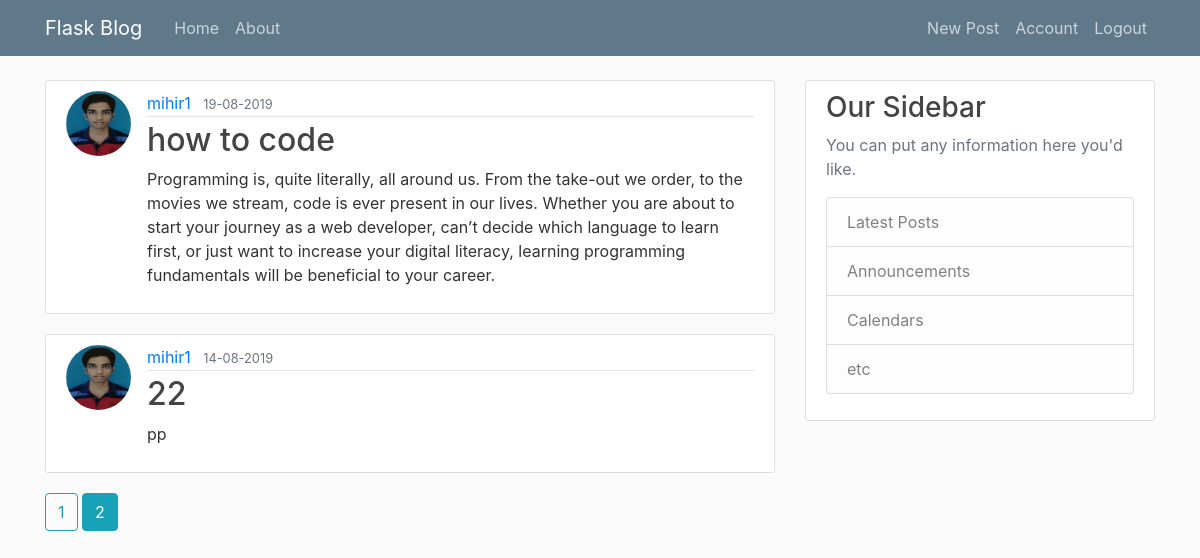
Page /home?page=2 (signed in) on the committed database.
### flaskblog/models.py (models this page shows, shortened)
class Post(db.Model):
    id=db.Column(db.Integer,primary_key=True)
    title=db.Column(db.String(100),nullable=False)
    date_posted=db.Column(db.DateTime,nullable=False,default=datetime.utcnow)
    content=db.Column(db.Text,nullable=False)
    user_id=db.Column(db.Integer,db.ForeignKey('user.id'),nullable=False)

class User(db.Model,UserMixin):
    id=db.Column(db.Integer,primary_key=True)
    username=db.Column(db.String(20),unique=True,nullable=False)
    email=db.Column(db.String(120),unique=True,nullable=False)
    image_file=db.Column(db.String(20),nullable=False,default='default.jpg')
    password=db.Column(db.String(60),nullable=False)
    posts=db.relationship('Post',backref='author',lazy=True)

### flaskblog/main/routes.py (the view)
@main.route("/")
@main.route("/home")
def home():
    page=request.args.get('page',1,type=int)
    posts=Post.query.order_by(Post.date_posted.desc()).paginate(page=page,per_page=5)
    return render_template('home.html',posts=posts)

### flaskblog/models.py (called while the page is built)
@login_manager.user_loader
def load_user(user_id):
    return User.query.get(int(user_id))

### flaskblog/templates/home.html
{% extends "layout.html" %}
{% block c%}
    {% for post in posts.items %}
        <article class="media content-section">
          <img class="rounded-circle article-img" src="{{url_for('static',filename='profile_pics/'+post.author.image_file)}}">
          <div class="media-body">
            <div class="article-metadata">
              <a class="mr-2" href="{{ url_for('users.user_posts',username=post.author.username) }}">{{ post.author.username }}</a>
              <small class="text-muted">{{ post.date_posted.strftime('%d-%m-%Y') }}</small>
            </div>
            <h2><a class="article-title" href="{{url_for('posts.post',post_id=post.id)}}">{{ post.title }}</a></h2>
            <p class="article-content">{{ post.content }}</p>
          </div>
        </article>
    {% endfor %}
    {% for page_num in posts.iter_pages(left_edge=1,right_edge=1,left_current=1,right_current=2) %}
      {% if page_num %}
        {% if posts.page==page_num %}
          <a class="btn btn-info mb-4 " href="{{url_for('main.home',page=page_num)}}">{{page_num}}</a>
        {% else %}
          <a class="btn btn-outline-info mb-4 " href="{{url_for('main.home',page=page_num)}}">{{page_num}}</a>
        {% endif %}
      {% else %}
        ...
      {% endif %}
    {% endfor %}
{% endblock  %}

### flaskblog/static/main.css (style rules this page uses)
body { background: #fafafa; color: #333333; margin-top: 5rem; }
h1, h2, h3, h4, h5, h6 { color: #444444; }
.content-section { background: #ffffff; padding: 10px 20px; border: 1px solid #dddddd; border-radius: 3px; margin-bottom: 20px; }
.article-title { color: #444444; }
.article-content { white-space: pre-line; }
.article-img { height: 65px; width: 65px; margin-right: 16px; }
.article-metadata { padding-bottom: 1px; margin-bottom: 4px; border-bottom: 1px solid #e3e3e3 }

### rows in the picture
Post: image_file (placeholder picture), author.username "mihir1", date_posted "19-08-2019", title "how to code", content "Programming is, quite literally, all around us. From the take-out we order, to the movies we stream, code is ever present in our lives. Whether you are about to start your journey as a web developer, can’t decide which language to learn first, or just want to increase your digital literacy, learning programming fundamentals will be beneficial to your career."
Post: image_file (placeholder picture), author.username "mihir1", date_posted "14-08-2019", title "22", content "pp"

### other values in the picture
{{ page_num }} "1"
{{ page_num }} "2"
